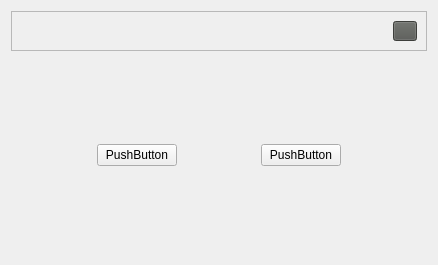
<?xml version="1.0" encoding="UTF-8"?>
<ui version="4.0">
 <class>messageBoxForm</class>
 <widget class="QWidget" name="messageBoxForm">
  <property name="geometry">
   <rect>
    <x>0</x>
    <y>0</y>
    <width>438</width>
    <height>265</height>
   </rect>
  </property>
  <property name="windowTitle">
   <string>Form</string>
  </property>
  <layout class="QGridLayout" name="gridLayout_2">
   <item row="0" column="0">
    <layout class="QVBoxLayout" name="verticalLayout">
     <item>
      <widget class="QFrame" name="frame_title">
       <property name="maximumSize">
        <size>
         <width>16777215</width>
         <height>40</height>
        </size>
       </property>
       <property name="frameShape">
        <enum>QFrame::StyledPanel</enum>
       </property>
       <property name="frameShadow">
        <enum>QFrame::Raised</enum>
       </property>
       <layout class="QHBoxLayout" name="horizontalLayout_2">
        <item>
         <spacer name="horizontalSpacer_4">
          <property name="orientation">
           <enum>Qt::Horizontal</enum>
          </property>
          <property name="sizeHint" stdset="0">
           <size>
            <width>365</width>
            <height>17</height>
           </size>
          </property>
         </spacer>
        </item>
        <item>
         <widget class="QToolButton" name="toolButton">
          <property name="styleSheet">
           <string notr="true">background-color: rgb(85, 87, 83);</string>
          </property>
          <property name="text">
           <string/>
          </property>
         </widget>
        </item>
       </layout>
      </widget>
     </item>
     <item>
      <widget class="QWidget" name="widget" native="true">
       <layout class="QGridLayout" name="gridLayout">
        <item row="0" column="0">
         <layout class="QHBoxLayout" name="horizontalLayout">
          <item>
           <spacer name="horizontalSpacer_2">
            <property name="orientation">
             <enum>Qt::Horizontal</enum>
            </property>
            <property name="sizeHint" stdset="0">
             <size>
              <width>40</width>
              <height>20</height>
             </size>
            </property>
           </spacer>
          </item>
          <item>
           <widget class="QPushButton" name="pushButton">
            <property name="text">
             <string>PushButton</string>
            </property>
           </widget>
          </item>
          <item>
           <spacer name="horizontalSpacer">
            <property name="orientation">
             <enum>Qt::Horizontal</enum>
            </property>
            <property name="sizeHint" stdset="0">
             <size>
              <width>40</width>
              <height>20</height>
             </size>
            </property>
           </spacer>
          </item>
          <item>
           <widget class="QPushButton" name="pushButton_2">
            <property name="text">
             <string>PushButton</string>
            </property>
           </widget>
          </item>
          <item>
           <spacer name="horizontalSpacer_3">
            <property name="orientation">
             <enum>Qt::Horizontal</enum>
            </property>
            <property name="sizeHint" stdset="0">
             <size>
              <width>40</width>
              <height>20</height>
             </size>
            </property>
           </spacer>
          </item>
         </layout>
        </item>
       </layout>
      </widget>
     </item>
    </layout>
   </item>
  </layout>
 </widget>
 <resources/>
 <connections/>
</ui>
